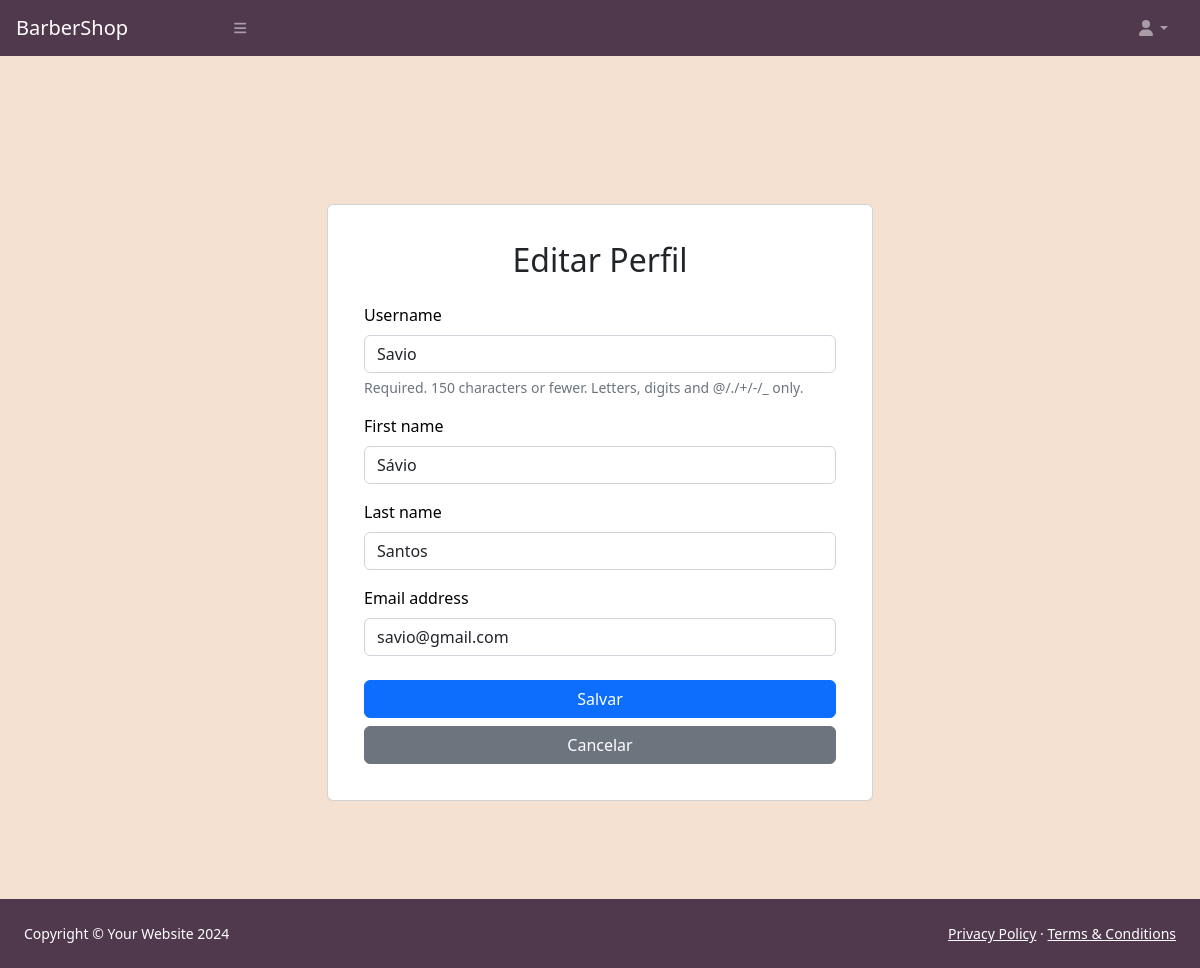
Page /accounts/editar/usuario/2 (signed in) on the committed database.
### accounts/models.py (models this page shows)
class Usuario(AbstractUser):
    telefone = models.CharField(max_length=20)
    cpf = models.CharField(max_length=14, unique=True)
    imagem = models.ImageField(upload_to="images/%Y/%m/%d/", null=True, blank=True)

### accounts/views/view_admin.py (the view)
# urls.py: path('editar/usuario/<int:user_id>', editar_usuario, name="editar_usuario"),
@group_required(['Administrador', 'Profissional'], "/accounts/login/")
def editar_usuario(request, user_id):
    usuario = get_object_or_404(Usuario, pk=user_id)
    if request.method == 'POST':
        form = FormEditarUser(request.POST, instance=usuario)
        if form.is_valid():
            form.save()
            return redirect('listar_usuarios')
    else:
        form = FormEditarUser(instance=usuario)
    return render(request, "registration/usuarios/editar_usuario.html", {"ID": usuario, "form": form})

### accounts/forms.py
class FormEditarUser(ModelForm):
    class Meta:
        model = Usuario
        fields = ['username', 'first_name', 'last_name', 'email', ]

### ProjectWebII/utils.py (called while the page is built)
def group_required(groups, login_url=None, raise_exception=False):
    def check_perms(user):
        if isinstance(groups, list):
            group_names = groups
        else:
            group_names = [groups]
        if user.groups.filter(name__in=group_names).exists():
            return True
        if raise_exception:
            raise PermissionDenied
        return False
    return user_passes_test(check_perms, login_url=login_url)

### accounts/templates/registration/usuarios/editar_usuario.html (shortened to what this page needs)
{% extends 'assets/static/base.html' %}
{% block content %}
{% load bootstrap4 %}
<div class="container py-5">
  <div class="row justify-content-center">
    <div class="col-md-6">
      <div class="card">
        <div class="card-body">
          <h2 class="card-title text-center mb-4 text-dark">Editar Perfil</h2>
          <form method="post">
            {% bootstrap_form form %}
            <div class="d-grid gap-2 mt-4">
              <button type="submit" class="btn btn-primary">Salvar</button>
              <a href="{% url 'listar_usuarios' %}" class="btn btn-secondary">Cancelar</a>
            </div>
          </form>
        </div>
      </div>
    </div>
  </div>
</div>
{% endblock %}

### accounts/templates/registration/usuarios/editar_usuario.html (style rules this page uses)
.card { margin-top: 100px; margin-bottom: 50px; padding: 20px; color: black; }
body { background: #a4152d; }

### templates/assets/static/base.html (style rules this page uses)
body { background-color: #f4e1d2; }

### rows in the picture
Usuario: username "Savio", first_name "Sávio", last_name "Santos", email "savio@gmail.com"
